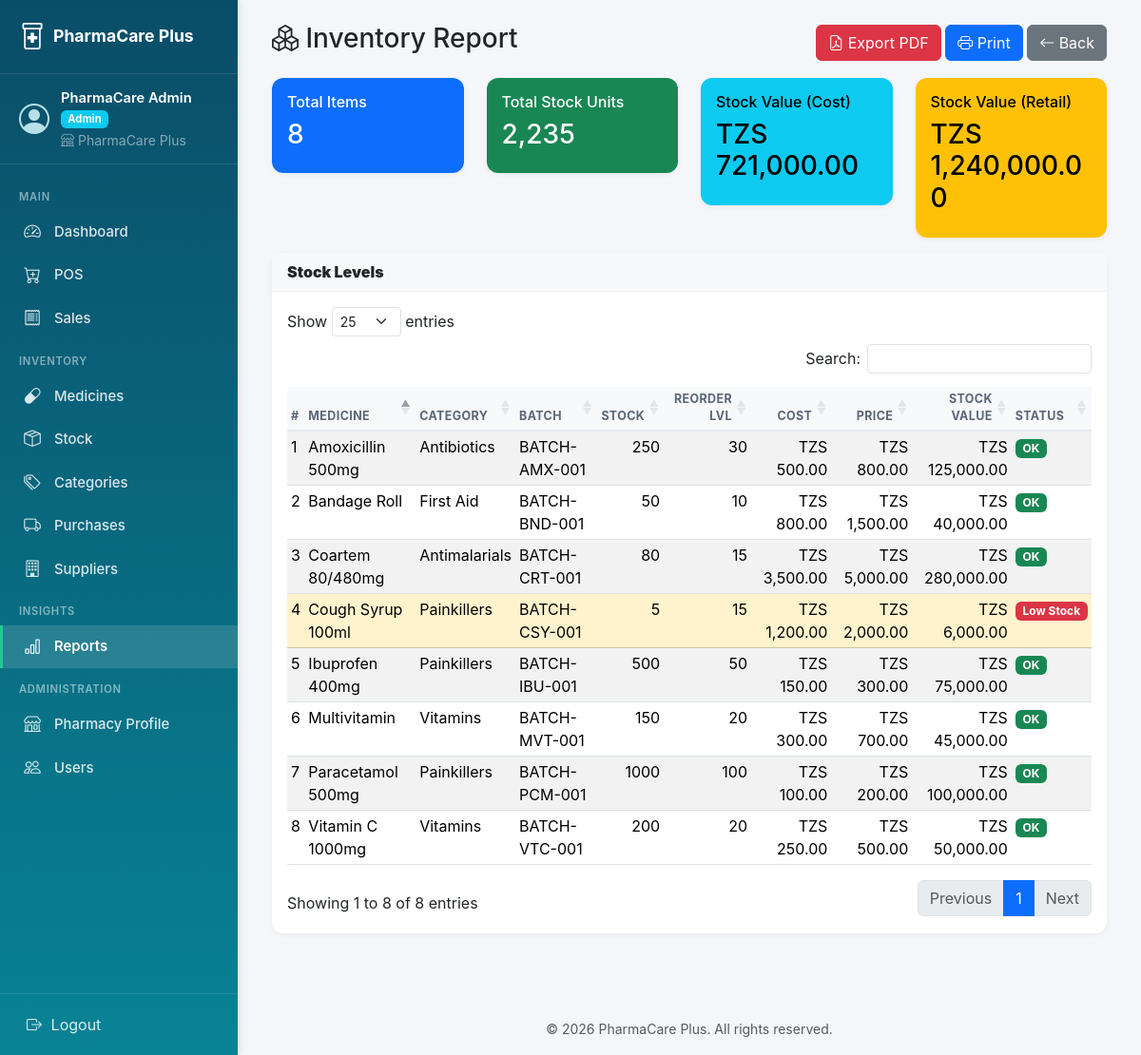
The page /index.php?page=reports&action=inventory (signed in) on the database its author committed.
### tables this page shows
CREATE TABLE medicines (
    id INT AUTO_INCREMENT PRIMARY KEY,
    pharmacy_id INT NOT NULL,
    barcode VARCHAR(64),
    name VARCHAR(150) NOT NULL,
    generic_name VARCHAR(150),
    category_id INT NULL,
    supplier_id INT NULL,
    unit VARCHAR(30) DEFAULT 'pcs',
    batch_number VARCHAR(80),
    expiry_date DATE,
    cost_price DECIMAL(12,2) DEFAULT 0.00,
    selling_price DECIMAL(12,2) DEFAULT 0.00,
    quantity INT DEFAULT 0,
    reorder_level INT DEFAULT 10,
    description TEXT,
    is_active TINYINT(1) DEFAULT 1,
    created_at TIMESTAMP DEFAULT CURRENT_TIMESTAMP,
    updated_at TIMESTAMP DEFAULT CURRENT_TIMESTAMP ON UPDATE CURRENT_TIMESTAMP,
    FOREIGN KEY (pharmacy_id) REFERENCES pharmacies(id) ON DELETE CASCADE,
    FOREIGN KEY (category_id) REFERENCES categories(id) ON DELETE SET NULL,
    FOREIGN KEY (supplier_id) REFERENCES suppliers(id) ON DELETE SET NULL,
    UNIQUE KEY uniq_pharmacy_barcode (pharmacy_id, barcode),
    INDEX idx_med_pharmacy (pharmacy_id),
    INDEX idx_name (name),
    INDEX idx_expiry (expiry_date)
);

CREATE TABLE categories (
    id INT AUTO_INCREMENT PRIMARY KEY,
    pharmacy_id INT NOT NULL,
    name VARCHAR(80) NOT NULL,
    description TEXT,
    created_at TIMESTAMP DEFAULT CURRENT_TIMESTAMP,
    FOREIGN KEY (pharmacy_id) REFERENCES pharmacies(id) ON DELETE CASCADE,
    INDEX idx_cat_pharmacy (pharmacy_id)
);

### controllers/ReportController.php (called while the page is built, shortened)
<?php
class ReportController {
    private $db;
    public function __construct($db) { $this->db = $db; }
    public function inventory() {
        $pid = currentPharmacyId();
        $stmt = $this->db->prepare("
            SELECT m.*, c.name AS category_name, s.name AS supplier_name
            FROM medicines m
            LEFT JOIN categories c ON c.id = m.category_id
            LEFT JOIN suppliers  s ON s.id = m.supplier_id
            WHERE m.is_active = 1 AND m.pharmacy_id = ?
            ORDER BY m.name ASC
        ");
        $stmt->execute([$pid]);
        $medicines = $stmt->fetchAll();
        $totalUnits = 0; $totalCostValue = 0; $totalRetailValue = 0;
        foreach ($medicines as $m) {
            $qty = (int)($m['quantity'] ?? 0);
            $totalUnits       += $qty;
            $totalCostValue   += $qty * (float)($m['cost_price'] ?? 0);
            $totalRetailValue += $qty * (float)($m['selling_price'] ?? 0);
        }
        require __DIR__ . '/../views/reports/inventory.php';
    }
}

### index.php (called while the page is built, shortened)
<?php
require_once __DIR__ . '/config/config.php';
$db = (new Database())->getConnection();
$action = $_GET['action'] ?? 'index';
$controller = new $controllerName($db);
$methodMap = [
    'index'         => 'index',
    'create'        => 'create',
    'store'         => 'store',
    'edit'          => 'edit',
    'update'        => 'update',
    'delete'        => 'delete',
    'show'          => 'show',
    'invoice'       => 'invoice',
    'pos'           => 'pos',
    'sales'         => 'sales',
    'inventory'     => 'inventory',
    'expiry'        => 'expiry',
    'adjust'        => 'adjust',
    'storeAdjust'   => 'storeAdjust',
    'ajaxSearch'    => 'ajaxSearch',
    'ajaxBarcode'   => 'ajaxBarcode',
    'toggle'        => 'toggle',
    'rotateKey'     => 'rotateKey',
    'profile'           => 'profile',
    'updateProfile'     => 'updateProfile',
    'exportSalesPdf'    => 'exportSalesPdf',
    'exportInventoryPdf'=> 'exportInventoryPdf',
    'exportExpiryPdf'   => 'exportExpiryPdf',
];
$method = $methodMap[$action] ?? 'index';
$controller->$method();

### config/config.php (called while the page is built, shortened)
<?php
function money($amount) {
    return CURRENCY . ' ' . number_format((float)$amount, 2);
}

### views/reports/inventory.php (the view)
<?php $title = 'Inventory Report'; include __DIR__ . '/../layouts/header.php'; ?>
<div class="container-fluid">
    <div class="d-flex justify-content-between align-items-center mb-3">
        <h3><i class="bi bi-boxes"></i> Inventory Report</h3>
        <div>
            <a class="btn btn-danger" href="?page=reports&action=exportInventoryPdf" target="_blank">
                <i class="bi bi-file-earmark-pdf"></i> Export PDF
            </a>
            <button onclick="window.print()" class="btn btn-primary"><i class="bi bi-printer"></i> Print</button>
            <a href="?page=reports" class="btn btn-secondary"><i class="bi bi-arrow-left"></i> Back</a>
        </div>
    </div>
    <div class="row mb-3">
        <div class="col-md-3">
            <div class="card text-bg-primary">
                <div class="card-body">
                    <h6>Total Items</h6>
                    <h3><?= count($medicines) ?></h3>
                </div>
            </div>
        </div>
        <div class="col-md-3">
            <div class="card text-bg-success">
                <div class="card-body">
                    <h6>Total Stock Units</h6>
                    <h3><?= number_format($totalUnits) ?></h3>
                </div>
            </div>
        </div>
        <div class="col-md-3">
            <div class="card text-bg-info">
                <div class="card-body">
                    <h6>Stock Value (Cost)</h6>
                    <h3><?= money($totalCostValue) ?></h3>
                </div>
            </div>
        </div>
        <div class="col-md-3">
            <div class="card text-bg-warning">
                <div class="card-body">
                    <h6>Stock Value (Retail)</h6>
                    <h3><?= money($totalRetailValue) ?></h3>
                </div>
            </div>
        </div>
    </div>
    <div class="card">
        <div class="card-header bg-light"><strong>Stock Levels</strong></div>
        <div class="card-body">
            <table class="table table-striped table-sm js-datatable" data-order='[[1,"asc"]]'>
                <thead>
                    <tr>
                        <th class="dt-no-sort dt-no-export">#</th><th>Medicine</th><th>Category</th><th>Batch</th>
                        <th class="text-end">Stock</th><th class="text-end">Reorder Lvl</th>
                        <th class="text-end">Cost</th><th class="text-end">Price</th>
                        <th class="text-end">Stock Value</th><th>Status</th>
                    </tr>
                </thead>
                <tbody>
                    <?php $i = 1; foreach ($medicines as $m):
                        $value = ($m['quantity'] ?? 0) * ($m['cost_price'] ?? 0);
                        $isLow = ($m['quantity'] ?? 0) <= ($m['reorder_level'] ?? 0);
                    ?>
                        <tr class="<?= $isLow ? 'table-warning' : '' ?>">
                            <td><?= $i++ ?></td>
                            <td><?= htmlspecialchars($m['name']) ?></td>
                            <td><?= htmlspecialchars($m['category_name'] ?? '-') ?></td>
                            <td><?= htmlspecialchars($m['batch_number'] ?? '-') ?></td>
                            <td class="text-end"><?= $m['quantity'] ?? 0 ?></td>
                            <td class="text-end"><?= $m['reorder_level'] ?? 0 ?></td>
                            <td class="text-end"><?= money($m['cost_price'] ?? 0) ?></td>
                            <td class="text-end"><?= money($m['selling_price'] ?? 0) ?></td>
                            <td class="text-end"><?= money($value) ?></td>
                            <td>
                                <?php if ($isLow): ?>
                                    <span class="badge bg-danger">Low Stock</span>
                                <?php else: ?>
                                    <span class="badge bg-success">OK</span>
                                <?php endif; ?>
                            </td>
                        </tr>
                    <?php endforeach; ?>
                </tbody>
            </table>
        </div>
    </div>
</div>
<?php include __DIR__ . '/../layouts/footer.php'; ?>

### assets/css/style.css (style rules this page uses)
:root { --brand-primary: #0d6efd; --brand-secondary: #198754; --brand-accent: #20c997; --brand-dark: #0a1929; }
body { background: #f4f6fa; font-family: -apple-system, BlinkMacSystemFont, 'Segoe UI', Roboto, sans-serif; }
:root { --sidebar-width: 250px; --topbar-height: 56px; }
.card { border: none; border-radius: 12px; box-shadow: 0 2px 6px rgba(0,0,0,0.05); }
.card-header { background: #fff; border-bottom: 1px solid #eef0f4; font-weight: 600; }
.table thead th { background: #f8f9fb; font-size: 0.78rem; text-transform: uppercase; letter-spacing: 0.4px; color: #5a6677; border-bottom: 2px solid #e6e8ed; }

### rows shown on the page
medicines: name "Amoxicillin 500mg", category.name "Antibiotics", batch_number "BATCH-AMX-001", quantity "250", reorder_level "30", cost_price "TZS 500.00", selling_price "TZS 800.00", money($value) "TZS 125,000.00", shows "OK"
medicines: name "Bandage Roll", category.name "First Aid", batch_number "BATCH-BND-001", quantity "50", reorder_level "10", cost_price "TZS 800.00", selling_price "TZS 1,500.00", money($value) "TZS 40,000.00", shows "OK"
medicines: name "Coartem 80/480mg", category.name "Antimalarials", batch_number "BATCH-CRT-001", quantity "80", reorder_level "15", cost_price "TZS 3,500.00", selling_price "TZS 5,000.00", money($value) "TZS 280,000.00", shows "OK"
medicines: name "Cough Syrup 100ml", category.name "Painkillers", batch_number "BATCH-CSY-001", quantity "5", reorder_level "15", cost_price "TZS 1,200.00", selling_price "TZS 2,000.00", money($value) "TZS 6,000.00", shows "Low Stock"
medicines: name "Ibuprofen 400mg", category.name "Painkillers", batch_number "BATCH-IBU-001", quantity "500", reorder_level "50", cost_price "TZS 150.00", selling_price "TZS 300.00", money($value) "TZS 75,000.00", shows "OK"
medicines: name "Multivitamin", category.name "Vitamins", batch_number "BATCH-MVT-001", quantity "150", reorder_level "20", cost_price "TZS 300.00", selling_price "TZS 700.00", money($value) "TZS 45,000.00", shows "OK"
medicines: name "Paracetamol 500mg", category.name "Painkillers", batch_number "BATCH-PCM-001", quantity "1000", reorder_level "100", cost_price "TZS 100.00", selling_price "TZS 200.00", money($value) "TZS 100,000.00", shows "OK"
medicines: name "Vitamin C 1000mg", category.name "Vitamins", batch_number "BATCH-VTC-001", quantity "200", reorder_level "20", cost_price "TZS 250.00", selling_price "TZS 500.00", money($value) "TZS 50,000.00", shows "OK"

### other values the page prints
APP_NAME "PharmaCare Plus"
$u['full_name'] "PharmaCare Admin"
$u['role'] "Admin"
$u['pharmacy_name'] "PharmaCare Plus"
count($medicines) "8"
$totalUnits "2,235"
money($totalCostValue) "TZS 721,000.00"
money($totalRetailValue) "TZS 1,240,000.00"
